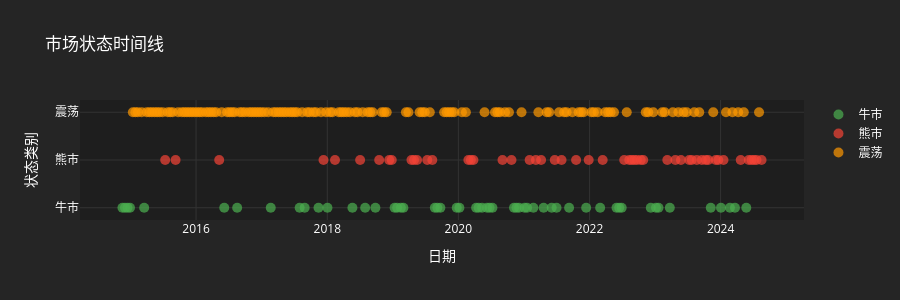

Notebook cell for this chart:
### Code cell
# 可视化: 市场状态时间线
if 'phase2_result' in dir() and phase2_result:
    try:
        fig = viz.create_market_state_timeline()
        if fig:
            fig.show()
    except Exception as e:
        print(f"时间线可视化失败: {e}")

### Figure 1 — Plotly figure (JSON) as saved in the notebook; plotly's stock layout.template omitted (floating-point values rounded to 4 significant figures; data arrays with more than 128 entries replaced by an {"elided": "..."} marker saying what was removed)
{"data": [{"hovertemplate": "%{x}<br>状态: %{text}<extra></extra>", "marker": {"color": "#4CAF50", "opacity": 0.7, "size": 10}, "mode": "markers", "name": "牛市", "text": ["牛市确认(共振)", "牛市震荡", "牛市震荡", "牛市确认(共振)", "牛市确认(共振)", "牛市确认(共振)", "牛市确认(共振)", "牛市确认(共振)", "牛市确认(共振)", "牛市确认", "牛市确认(共振)", "牛市震荡", "牛市确认(共振)", "牛市震荡", "牛市确认(共振)", "牛市震荡", "牛市确认(共振)", "牛市确认(共振)", "牛市确认(共振)", "牛市震荡", "牛市确认(共振)", "牛市震荡", "牛市震荡", "牛市确认(共振)", "牛市震荡", "牛市震荡", "牛市震荡", "牛市确认(共振)", "牛市确认(共振)", "牛市确认(共振)", "牛市震荡", "牛市确认(共振)", "牛市确认(共振)", "牛市确认(共振)", "牛市确认(共振)", "牛市确认(共振)", "牛市震荡", "牛市确认(共振)", "牛市震荡", "牛市确认(共振)", "牛市确认(共振)", "牛市震荡", "牛市确认(共振)", "牛市确认(共振)", "牛市确认(共振)", "牛市确认(共振)", "牛市确认(共振)", "牛市确认(共振)", "牛市震荡", "牛市震荡", "牛市中期调整", "牛市确认(共振)", "牛市震荡", "牛市短期调整"], "type": "scatter", "x": ["2014-11-17T00:00:00", "2014-12-01T00:00:00", "2014-12-15T00:00:00", "2014-12-29T00:00:00", "2015-03-18T00:00:00", "2016-06-06T00:00:00", "2016-08-17T00:00:00", "2017-02-20T00:00:00", "2017-07-31T00:00:00", "2017-08-28T00:00:00", "2017-11-13T00:00:00", "2018-01-02T00:00:00", "2018-05-21T00:00:00", "2018-07-31T00:00:00", "2018-09-26T00:00:00", "2019-01-11T00:00:00", "2019-01-25T00:00:00", "2019-02-15T00:00:00", "2019-03-01T00:00:00", "2019-08-23T00:00:00", "2019-09-06T00:00:00", "2019-09-23T00:00:00", "2019-12-23T00:00:00", "2020-01-07T00:00:00", "2020-04-09T00:00:00", "2020-04-23T00:00:00", "2020-05-12T00:00:00", "2020-06-09T00:00:00", "2020-06-23T00:00:00", "2020-07-09T00:00:00", "2020-11-06T00:00:00", "2020-11-20T00:00:00", "2020-12-04T00:00:00", "2021-01-04T00:00:00", "2021-01-18T00:00:00", "2021-02-22T00:00:00", "2021-04-20T00:00:00", "2021-06-04T00:00:00", "2021-07-01T00:00:00", "2021-09-09T00:00:00", "2021-12-13T00:00:00", "2022-03-01T00:00:00", "2022-05-31T00:00:00", "2022-06-15T00:00:00", "2022-06-29T00:00:00", "2022-12-08T00:00:00", "2023-01-06T00:00:00", "2023-01-20T00:00:00", "2023-03-24T00:00:00", "2023-11-07T00:00:00", "2024-01-03T00:00:00", "2024-02-22T00:00:00", "2024-03-21T00:00:00", "2024-05-23T00:00:00"], "y": ["牛市", "牛市", "牛市", "牛市", "牛市", "牛市", "牛市", "牛市", "牛市", "牛市", "牛市", "牛市", "牛市", "牛市", "牛市", "牛市", "牛市", "牛市", "牛市", "牛市", "牛市", "牛市", "牛市", "牛市", "牛市", "牛市", "牛市", "牛市", "牛市", "牛市", "牛市", "牛市", "牛市", "牛市", "牛市", "牛市", "牛市", "牛市", "牛市", "牛市", "牛市", "牛市", "牛市", "牛市", "牛市", "牛市", "牛市", "牛市", "牛市", "牛市", "牛市", "牛市", "牛市", "牛市"]}, {"hovertemplate": "%{x}<br>状态: %{text}<extra></extra>", "marker": {"color": "#F44336", "opacity": 0.7, "size": 10}, "mode": "markers", "name": "熊市", "text": ["熊市技术反弹", "熊市技术反弹", "熊市确认(共振)", "熊市确认", "熊市反弹", "熊市确认(共振)", "熊市确认(共振)", "熊市确认(共振)", "熊市确认(共振)", "熊市筑底", "熊市反弹", "熊市技术反弹", "熊市确认(共振)", "熊市确认(共振)", "熊市筑底", "熊市反弹", "熊市确认", "熊市筑底", "熊市反弹", "熊市反弹", "熊市确认(共振)", "熊市技术反弹", "熊市反弹", "熊市确认", "熊市反弹", "熊市反弹", "熊市确认(共振)", "熊市反弹", "熊市技术反弹", "熊市反弹", "熊市技术反弹", "熊市确认", "熊市确认", "熊市确认(共振)", "熊市反弹", "熊市反弹", "熊市确认(共振)", "熊市反弹", "熊市确认(共振)", "熊市确认", "熊市确认", "熊市确认(共振)", "熊市确认", "熊市确认(共振)", "熊市确认", "熊市确认(共振)", "熊市筑底", "熊市确认(共振)", "熊市确认(共振)", "熊市确认", "熊市技术反弹", "熊市反弹"], "type": "scatter", "x": ["2015-07-13T00:00:00", "2015-09-09T00:00:00", "2016-05-09T00:00:00", "2017-12-11T00:00:00", "2018-02-13T00:00:00", "2018-07-03T00:00:00", "2018-10-17T00:00:00", "2018-12-12T00:00:00", "2018-12-26T00:00:00", "2019-04-15T00:00:00", "2019-04-29T00:00:00", "2019-05-16T00:00:00", "2019-07-12T00:00:00", "2019-08-09T00:00:00", "2020-02-26T00:00:00", "2020-03-11T00:00:00", "2020-03-25T00:00:00", "2020-09-03T00:00:00", "2020-10-23T00:00:00", "2021-02-01T00:00:00", "2021-03-08T00:00:00", "2021-04-06T00:00:00", "2021-06-21T00:00:00", "2021-07-29T00:00:00", "2021-10-18T00:00:00", "2021-12-27T00:00:00", "2022-03-15T00:00:00", "2022-07-13T00:00:00", "2022-08-10T00:00:00", "2022-08-24T00:00:00", "2022-09-07T00:00:00", "2022-09-22T00:00:00", "2022-10-13T00:00:00", "2022-10-27T00:00:00", "2023-03-10T00:00:00", "2023-04-24T00:00:00", "2023-05-25T00:00:00", "2023-07-10T00:00:00", "2023-07-24T00:00:00", "2023-08-21T00:00:00", "2023-09-18T00:00:00", "2023-10-10T00:00:00", "2023-10-24T00:00:00", "2023-12-05T00:00:00", "2023-12-19T00:00:00", "2024-01-17T00:00:00", "2024-04-22T00:00:00", "2024-06-06T00:00:00", "2024-06-21T00:00:00", "2024-07-05T00:00:00", "2024-07-19T00:00:00", "2024-08-16T00:00:00"], "y": ["熊市", "熊市", "熊市", "熊市", "熊市", "熊市", "熊市", "熊市", "熊市", "熊市", "熊市", "熊市", "熊市", "熊市", "熊市", "熊市", "熊市", "熊市", "熊市", "熊市", "熊市", "熊市", "熊市", "熊市", "熊市", "熊市", "熊市", "熊市", "熊市", "熊市", "熊市", "熊市", "熊市", "熊市", "熊市", "熊市", "熊市", "熊市", "熊市", "熊市", "熊市", "熊市", "熊市", "熊市", "熊市", "熊市", "熊市", "熊市", "熊市", "熊市", "熊市", "熊市"]}, {"hovertemplate": "%{x}<br>状态: %{text}<extra></extra>", "marker": {"color": "#FF9800", "opacity": 0.7, "size": 10}, "mode": "markers", "name": "震荡", "text": {"elided": "133 str values"}, "type": "scatter", "x": {"elided": "133 str values"}, "y": {"elided": "133 str values"}}], "layout": {"font": {"color": "#FFFFFF"}, "height": 300, "paper_bgcolor": "#252525", "plot_bgcolor": "#1E1E1E", "title": {"text": "市场状态时间线"}, "xaxis": {"gridcolor": "#333333", "title": {"text": "日期"}}, "yaxis": {"gridcolor": "#333333", "title": {"text": "状态类别"}}}}
